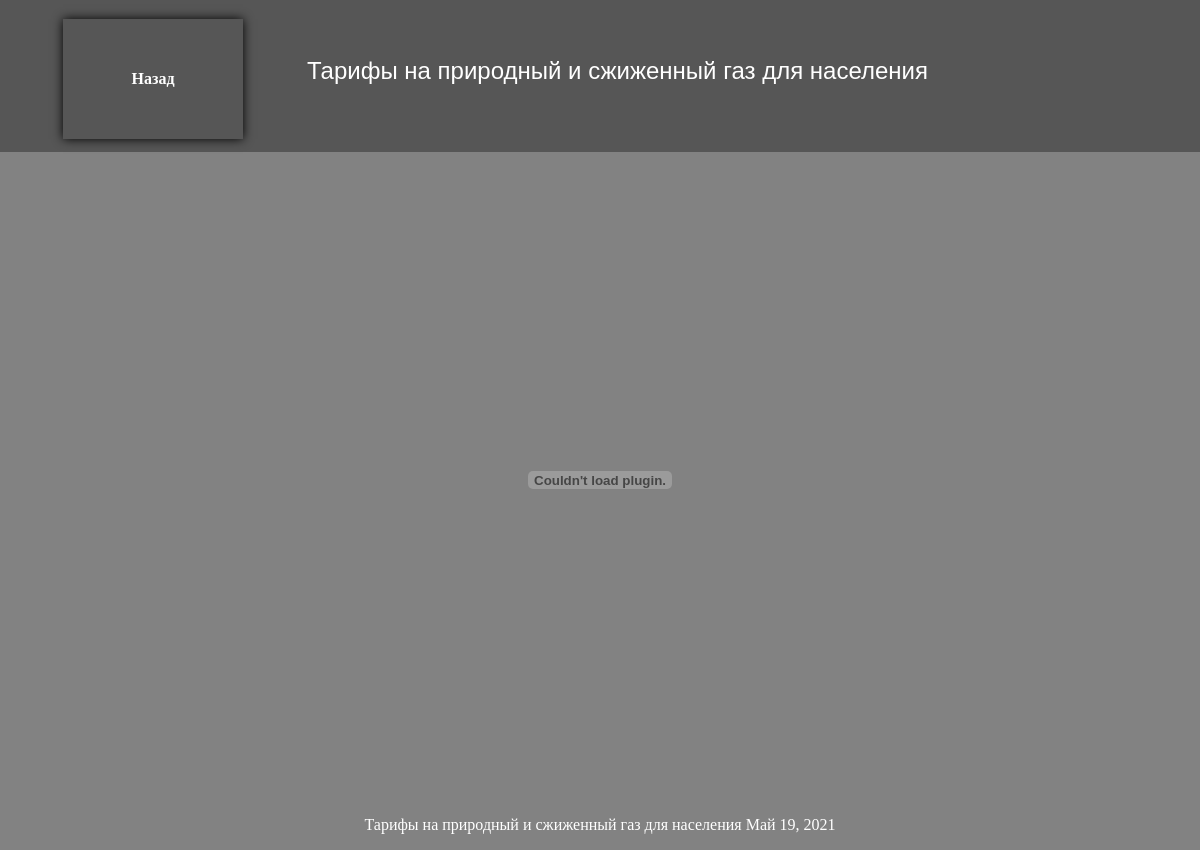
The page /price/ on the database its author committed.
### main/models.py (models this page shows, shortened)
class price(models.Model):
    title = models.CharField(max_length=150)
    price_doc = models.FileField(upload_to='price/')
    times = models.DateField()

### main/views.py (the view)
# urls.py: path('price/', views.price_home, name='price'),
def price_home(request):
    data = price.objects.all()
    return render(request,'main/price.html', {'data': data})

### main/templates/main/price.html (shortened to what this page needs)
{%extends 'main/Shell.html'%}
{%block topbar%}
<div class="topbar">
    <table>
        <tr>
            <td height="20vh"><a class="back" href="{%url 'home'%}">Назад</a></td>
            <td><a class="toptext">Тарифы на природный и сжиженный газ для населения</a></td>
        </tr>
    </table>
</div>
{%endblock%}
{%block body%}
{%for el in data%}
        <div class="botton_color">
                <embed class="docs_view" src="{{ el.price_doc.url }}" >
                <p href="{{ el.price}}" class="cool_text">{{ el.title }} {{el.times}}</p>
        </div>
{%endfor%}
{%endblock%}

### main/static/main/css/Shell.css (style rules this page uses)
.main { margin: 0; background: #828282; }
.topbar { height: 19vh; background-color: #565656; text-align: center; }
.toptext { color: #fff; font-family: Arial, Helvetica, sans-serif; font-size: 3vh; margin-left: 5vw; margin-top: 3vh; }
.back { color: #fff; text-decoration: none; background: #565656; box-shadow: 0 0 10px rgba(0,0,0,1); display: flex; height: 15vh; width: 15vw; align-items: center; justify-content: center; font-weight: bold; margin-left: 5vw; margin-top: 2vh; }
.cool_text { color: #fff; text-align: center; }
.docs_view { height: 80vh; width: 90vw; padding-top: 1vh; display: block; margin-left: auto; margin-right: auto; }

### rows shown on the page
price: title "Тарифы на природный и сжиженный газ для населения", times "Май 19, 2021"
